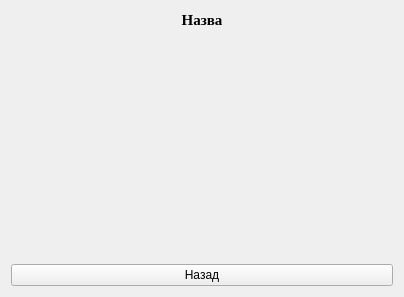
<?xml version="1.0" encoding="UTF-8"?>
<ui version="4.0">
 <class>Form</class>
 <widget class="QWidget" name="Form">
  <property name="geometry">
   <rect>
    <x>0</x>
    <y>0</y>
    <width>404</width>
    <height>297</height>
   </rect>
  </property>
  <property name="windowTitle">
   <string>Form</string>
  </property>
  <layout class="QVBoxLayout" name="verticalLayout_2">
   <item>
    <widget class="QLabel" name="title">
     <property name="font">
      <font>
       <family>Times New Roman</family>
       <pointsize>11</pointsize>
       <weight>75</weight>
       <bold>true</bold>
      </font>
     </property>
     <property name="text">
      <string>Назва</string>
     </property>
     <property name="alignment">
      <set>Qt::AlignCenter</set>
     </property>
    </widget>
   </item>
   <item>
    <layout class="QVBoxLayout" name="verticalLayout">
     <item>
      <widget class="QScrollArea" name="scrollArea">
       <property name="frameShape">
        <enum>QFrame::NoFrame</enum>
       </property>
       <property name="frameShadow">
        <enum>QFrame::Raised</enum>
       </property>
       <property name="widgetResizable">
        <bool>true</bool>
       </property>
       <widget class="QWidget" name="scrollAreaWidgetContents">
        <property name="geometry">
         <rect>
          <x>0</x>
          <y>0</y>
          <width>384</width>
          <height>225</height>
         </rect>
        </property>
        <layout class="QVBoxLayout" name="verticalLayout_3"/>
       </widget>
      </widget>
     </item>
     <item>
      <widget class="QPushButton" name="back_btn">
       <property name="text">
        <string>Назад</string>
       </property>
      </widget>
     </item>
    </layout>
   </item>
  </layout>
 </widget>
 <resources/>
 <connections/>
</ui>
